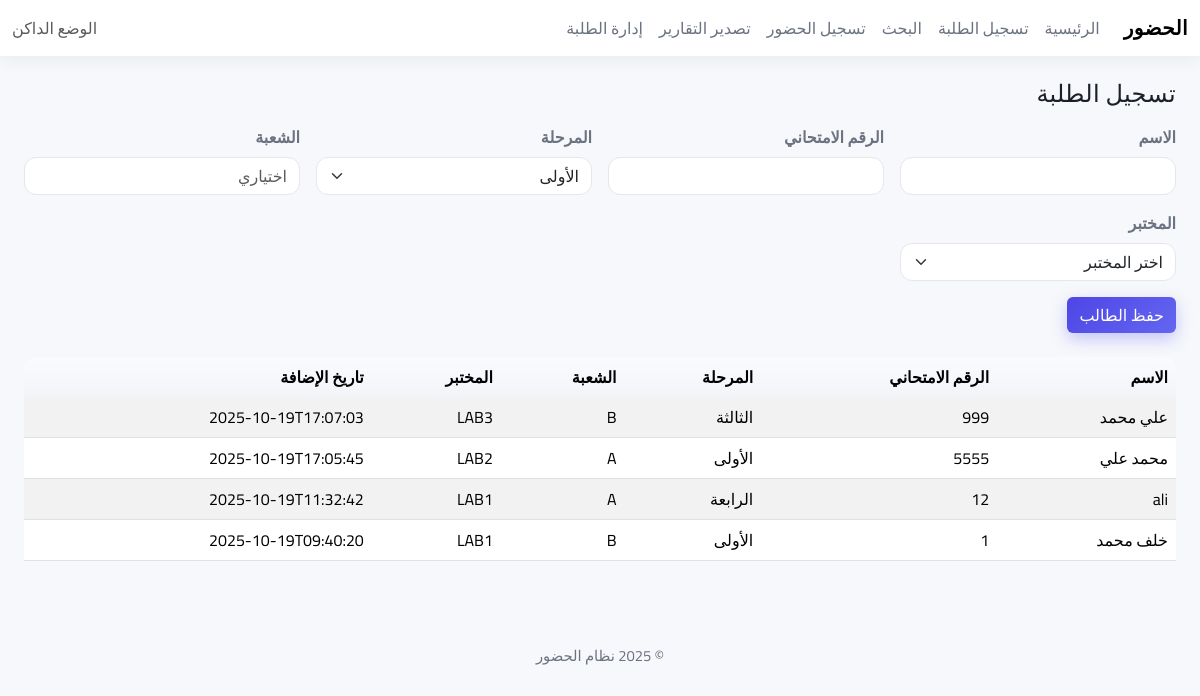
/students, run on the app's committed database.
### tables this page shows
CREATE TABLE students (
                id INTEGER PRIMARY KEY AUTOINCREMENT,
                name TEXT NOT NULL,
                exam_number TEXT NOT NULL UNIQUE,
                stage TEXT NOT NULL,
                section TEXT,
                created_at TEXT NOT NULL
            , lab TEXT);

### webapp/routes.py (the view, shortened to what this page needs)
@bp.route("/students", methods=["GET", "POST"])
def students_page() -> str:
    students = get_students()
    return render_template("students.html", students=students)

### webapp/db.py (called while the page is built)
def get_conn() -> sqlite3.Connection:
    conn = sqlite3.connect(DB_PATH)
    conn.row_factory = sqlite3.Row
    return conn

def get_students() -> List[dict]:
    with get_conn() as conn:
        rows = conn.execute(
            "SELECT name, exam_number, stage, section, lab, created_at FROM students ORDER BY created_at DESC"
        ).fetchall()
        return [dict(r) for r in rows]

### webapp/templates/students.html (shortened to what this page needs)
{% extends 'base.html' %}
{% block content %}
<h4 class="mb-3">تسجيل الطلبة</h4>
<form method="post" class="row g-3 mb-4">
  <div class="col-md-3">
    <label class="form-label">الاسم</label>
    <input name="name" class="form-control" required>
  </div>
  <div class="col-md-3">
    <label class="form-label">الرقم الامتحاني</label>
    <input name="exam_number" class="form-control" required>
  </div>
  <div class="col-md-3">
    <label class="form-label">المرحلة</label>
    <select name="stage" class="form-select" required>
      <option>الأولى</option>
    </select>
  </div>
  <div class="col-md-3">
    <label class="form-label">الشعبة</label>
    <input name="section" class="form-control" placeholder="اختياري">
  </div>
  <div class="col-md-3">
    <label class="form-label">المختبر</label>
    <select name="lab" class="form-select" required>
      <option value="">اختر المختبر</option>
    </select>
  </div>
  <div class="col-12">
    <button class="btn btn-primary">حفظ الطالب</button>
  </div>
  </form>
<div class="table-responsive">
  <table class="table table-striped">
    <thead>
      <tr>
        <th>الاسم</th>
        <th>الرقم الامتحاني</th>
        <th>المرحلة</th>
        <th>الشعبة</th>
        <th>المختبر</th>
        <th>تاريخ الإضافة</th>
      </tr>
    </thead>
    <tbody>
      {% for s in students %}
      <tr>
        <td>{{ s.name }}</td>
        <td>{{ s.exam_number }}</td>
        <td>{{ s.stage }}</td>
        <td>{{ s.section or '-' }}</td>
        <td>{{ s.lab or '-' }}</td>
        <td>{{ s.created_at }}</td>
      </tr>
      {% else %}
      <tr><td colspan="5" class="text-center">لا يوجد بيانات</td></tr>
      {% endfor %}
    </tbody>
  </table>
 </div>
{% endblock %}

### webapp/static/css/style.css (style rules this page uses)
:root { --bg: #f7f8fb; --surface: #ffffff; --text: #1b1f29; --muted: #6b7280; --primary: #4f46e5; --primary-2: #6366f1; --ring: rgba(99,102,241,.35); }
html, body { height: 100%; font-family: "Cairo", "Segoe UI", Tahoma, sans-serif; background: var(--bg); color: var(--text); }
body { display: flex; flex-direction: column; min-height: 100vh; }
.table { vertical-align: middle; color: var(--text); }
.table thead th { background: linear-gradient(180deg,#fafbff, #f2f4f8); font-weight: 700; border-bottom: 0; }
.table-striped tbody tr:nth-of-type(odd) { background-color: rgba(0,0,0,.02); }
.btn-primary { background-image: linear-gradient(135deg, var(--primary), var(--primary-2)); border: none; box-shadow: 0 6px 16px var(--ring); }
.form-label { font-weight: 700; color: var(--muted); }
.form-control, .form-select { border-radius: 12px; border: 1px solid #e5e7eb; }
h3, h4, h5 { letter-spacing: .3px; }
.table-responsive { border-radius: 12px; }

### data on the page
students: name "علي محمد", exam_number "999", stage "الثالثة", section "B", lab "LAB3", created_at "2025-10-19T17:07:03"
students: name "محمد علي", exam_number "5555", stage "الأولى", section "A", lab "LAB2", created_at "2025-10-19T17:05:45"
students: name "ali", exam_number "12", stage "الرابعة", section "A", lab "LAB1", created_at "2025-10-19T11:32:42"
students: name "خلف محمد", exam_number "1", stage "الأولى", section "B", lab "LAB1", created_at "2025-10-19T09:40:20"
